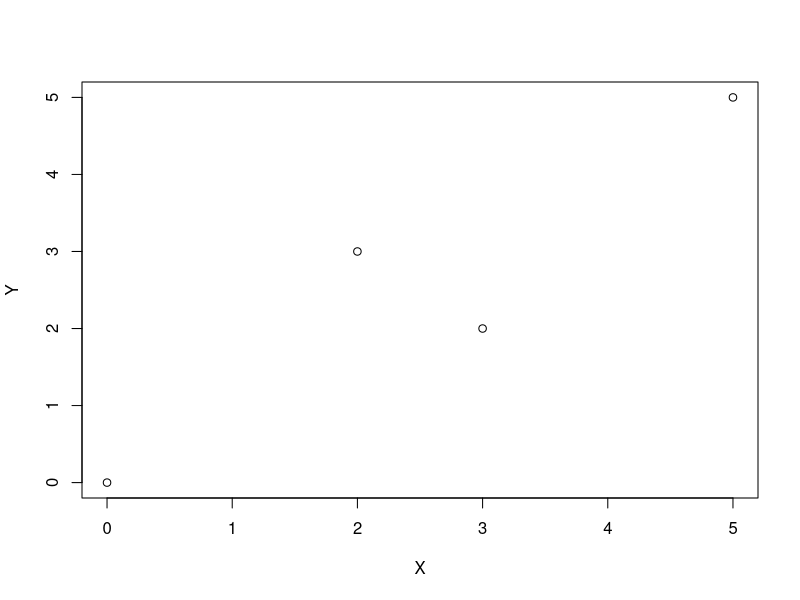
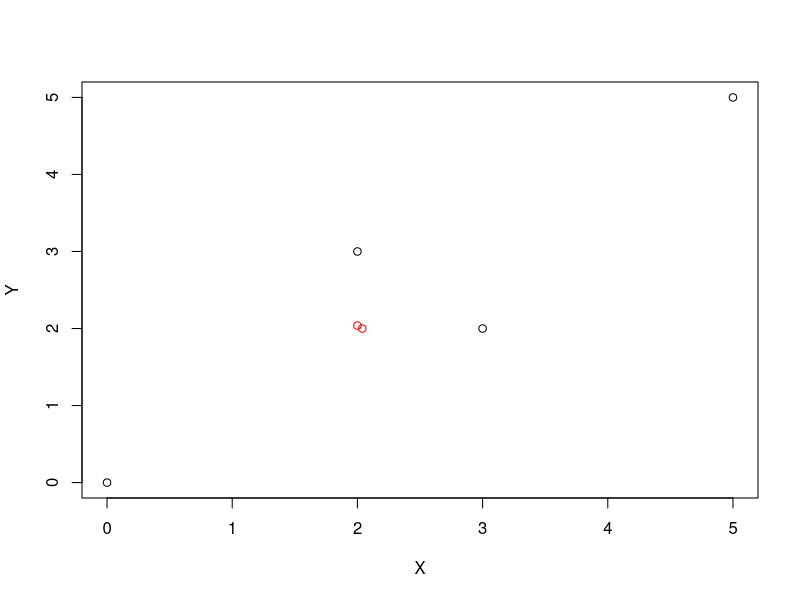

Recreate these plots in R, in order.
## ---- chunk 1
DATA<-data.frame('X'=c(0,5,2,3,2,NA),
                 'Y'=c(0,5,3,2,NA,2))
plot(DATA)
## ---- chunk 2
summary(lm.CC<-lm(Y~X,data = DATA,na.action = na.omit))
## ---- chunk 3
DATA.sameImputed<-data.frame('X'=c(0,5,2,3,2,3),
                         'Y'=c(0,5,3,2,3,2))
lm.sameImputed<-lm(Y~X,data = DATA.sameImputed)
lm.sameImputed$df.residual<-lm.sameImputed$df.residual-2#须扣除填补数据的自由度
summary(lm.sameImputed)
## ---- chunk 4
Y_5<-predict(lm.CC,data.frame('X'=2));Y_5
X_Y.CC<-lm(X~Y,data = DATA,na.action = na.omit)
X_6<-predict(X_Y.CC,data.frame('Y'=2));X_6
DATA.regImputed<-data.frame('X'=c(0,5,2,3,2,X_6),
                           'Y'=c(0,5,3,2,Y_5,2))
plot(DATA.regImputed,col=c(rep('black',4),rep('red',2)))
lm.regImputed<-lm(Y~X,data=DATA.regImputed)
lm.regImputed$df.residual<-lm.regImputed$df.residual-2
summary(lm.regImputed)
## ---- chunk 5
beta=beta_new=alpha=alpha_new=c(0,1)
epsilon<-1e-8
Delta<-Inf
X<-DATA$X
Y<-DATA$Y
while (Delta>=epsilon){
  X[6]<-alpha[1]+alpha[2]*Y[6]
  Y[5]<-beta[1]+beta[2]*X[5]
  beta_new<-lm(Y~X)$coef
  alpha_new<-lm(X~Y)$coef
  Delta<-max(abs(c(beta_new-beta,alpha_new-alpha)))
  beta<-beta_new; alpha<-alpha_new
}
cat('beta:', beta_new,'\n', 'alpha:',alpha_new,'\n',
    'X[6]:', X[6], 'Y[5]:',Y[5])
